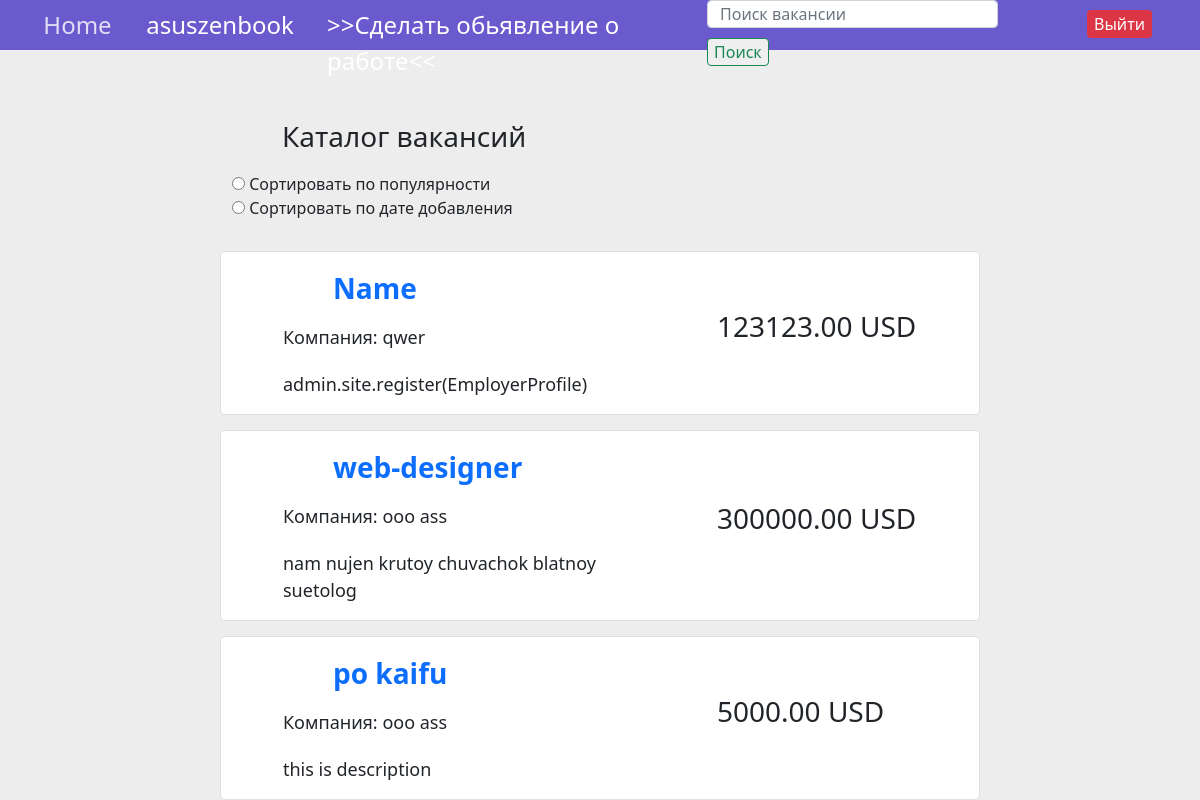
/allvacancies (signed in), run on an earlier commit of the app's database.
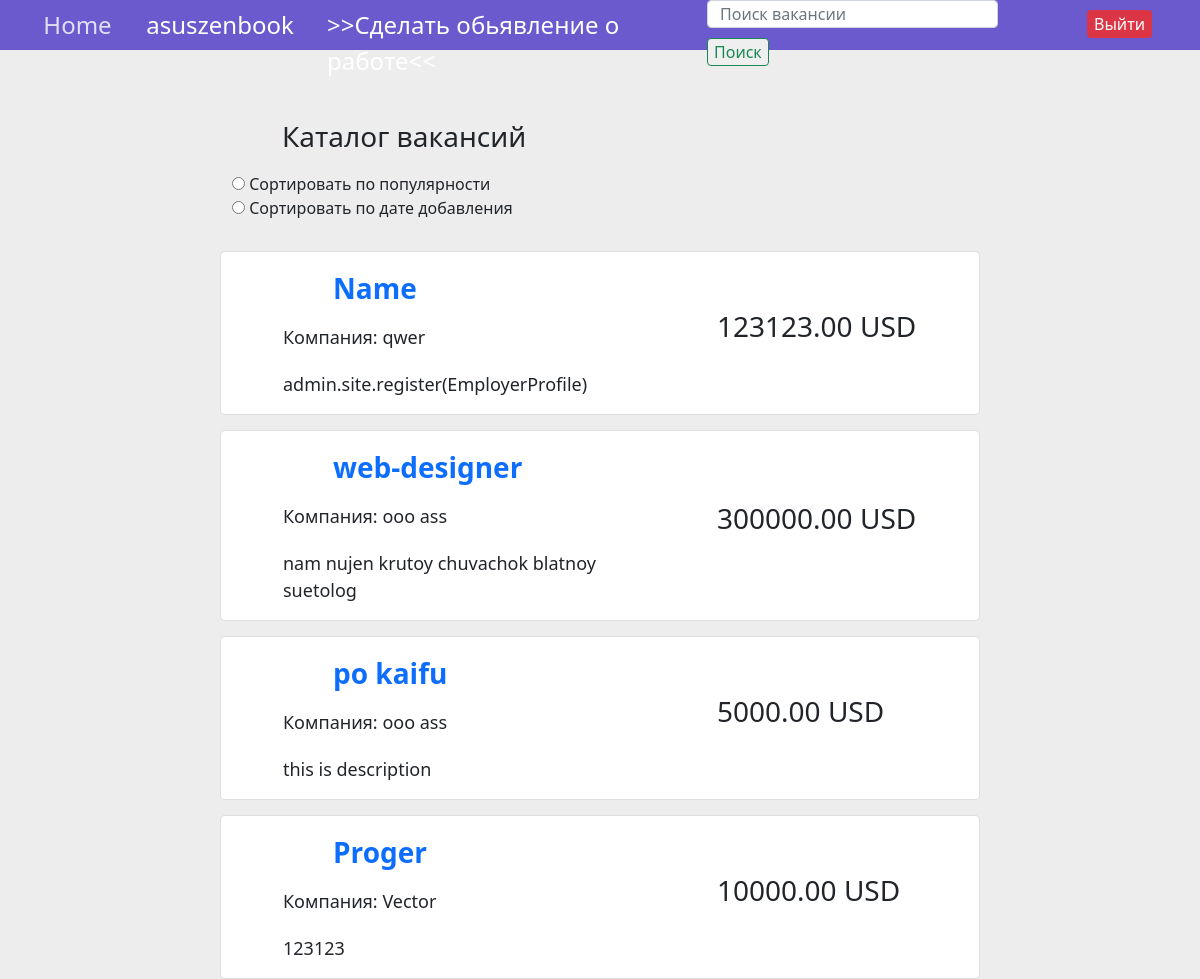
And on a later commit of the database.
### workfair/models.py (models this page shows)
class Vacancy(models.Model):
	name = models.CharField(max_length = 64)
	competences = models.CharField(max_length = 32)
	salary = models.DecimalField(decimal_places = 2, max_digits = 10)
	description = models.TextField(null = True)
	company = models.ForeignKey(EmployerProfile, on_delete = models.CASCADE)
	featured = models.BooleanField(default = False)
	viewsAmount = models.IntegerField(default = 0)
	def getAbsoluteUrl(self):
		return f"/vacancy/{self.id}/"

class EmployerProfile(models.Model):
	name = models.CharField(max_length = 64)
	description = models.TextField()
	username = models.OneToOneField(settings.AUTH_USER_MODEL, on_delete = models.CASCADE)

### workfair/views.py (the view)
# urls.py: path('allvacancies', views.vacancyListView, name = 'vacancyList'),
@login_required(login_url = 'login')
def vacancyListView(request):
	search_query = request.GET.get('search', '')
	if search_query:
		queryset = Vacancy.objects.filter(Q(name__icontains = search_query) | Q(competences__icontains = search_query) | Q(salary__icontains = search_query))
	else:
		queryset = Vacancy.objects.all()
	context = {
		'objectList':queryset
	}
	return render(request, "vacancyList.html", context)

### workfair/templatetags/auth_extras.py (called while the page is built)
@register.filter(name = 'hasGroup')
def hasGroup(user, groupName):
	return user.groups.filter(name = groupName).exists()

### templates/vacancyList.html (shortened to what this page needs)
{% extends 'base.html' %}
{% block content %}
<div class="container ocnt">
	<div class="row justify-content-center">
		<p class="col-8 p-main">Каталог вакансий</p>
		<div class="col-8">
			<div class="custom-control custom-radio">
				<input type="radio" class="custom-control-input" id="customControlValidation2" name="radio-stacked" required>
				<label class="custom-control-label" for="customControlValidation2">Сортировать по популярности</label>
			</div>
			<div class="custom-control custom-radio mb-3">
				<input type="radio" class="custom-control-input" id="customControlValidation3" name="radio-stacked" required>
				<label class="custom-control-label" for="customControlValidation3">Сортировать по дате добавления</label>
			</div>
		</div>
		{% for instance in objectList %}
		<div class="col-8 listVacancy-bc card">
			<a class="p-name" href="{{ instance.getAbsoluteUrl }}"> <strong>{{instance.name}}</strong> </a>
			<p class="p-price">{{ instance.salary }} USD</p>
			<p class="p-comp">Компания: {{ instance.company.name }}	</p>
			<p class="p-cont">{{ instance.description }}</p>
		</div>
		{% endfor %}
	</div>
</div>
{% endblock %}

What changed in the data, as far as the page shows it:
added Vacancy: name "Proger", salary "10000.00", company.name "Vector", description "123123"
